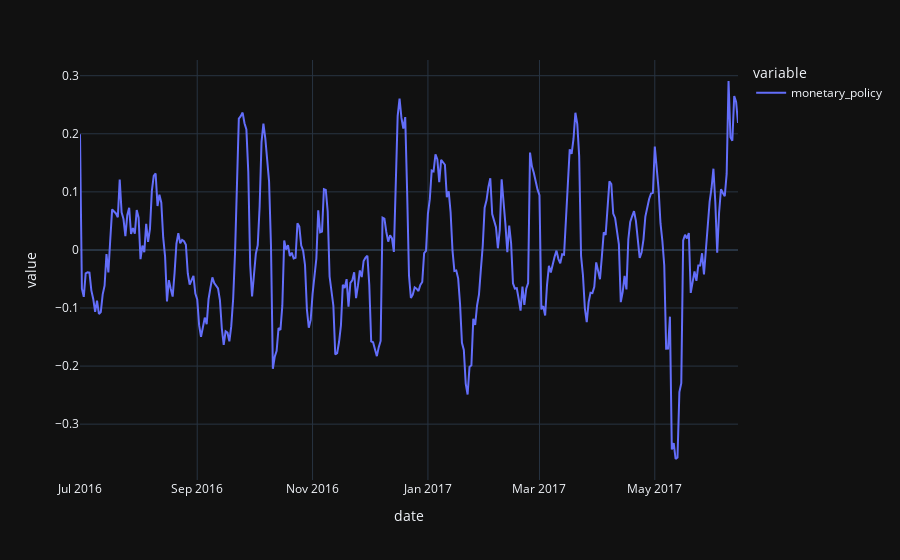

Source (notebook cell):
### Code cell
df_polarity_z_scored.query("calculation == 'sentiment_score_median'")["monetary_policy"].plot()

### Figure 1 — Plotly figure (JSON) as saved in the notebook; plotly's stock layout.template omitted (floating-point values rounded to 4 significant figures; data arrays with more than 128 entries replaced by an {"elided": "..."} marker saying what was removed)
{"data": [{"hovertemplate": "variable=monetary_policy<br>date=%{x}<br>value=%{y}<extra></extra>", "legendgroup": "monetary_policy", "line": {"color": "#636efa", "dash": "solid"}, "marker": {"symbol": "circle"}, "mode": "lines", "name": "monetary_policy", "orientation": "v", "showlegend": true, "type": "scatter", "x": {"elided": "348 str values"}, "xaxis": "x", "y": {"elided": "348 float values"}, "yaxis": "y"}], "layout": {"autosize": true, "legend": {"title": {"text": "variable"}, "tracegroupgap": 0}, "margin": {"t": 60}, "xaxis": {"anchor": "y", "autorange": true, "domain": [0, 1], "range": ["2016-07-01", "2017-06-14"], "title": {"text": "date"}, "type": "date"}, "yaxis": {"anchor": "x", "autorange": true, "domain": [0, 1], "range": [-0.3962, 0.3271], "title": {"text": "value"}, "type": "linear"}}}
